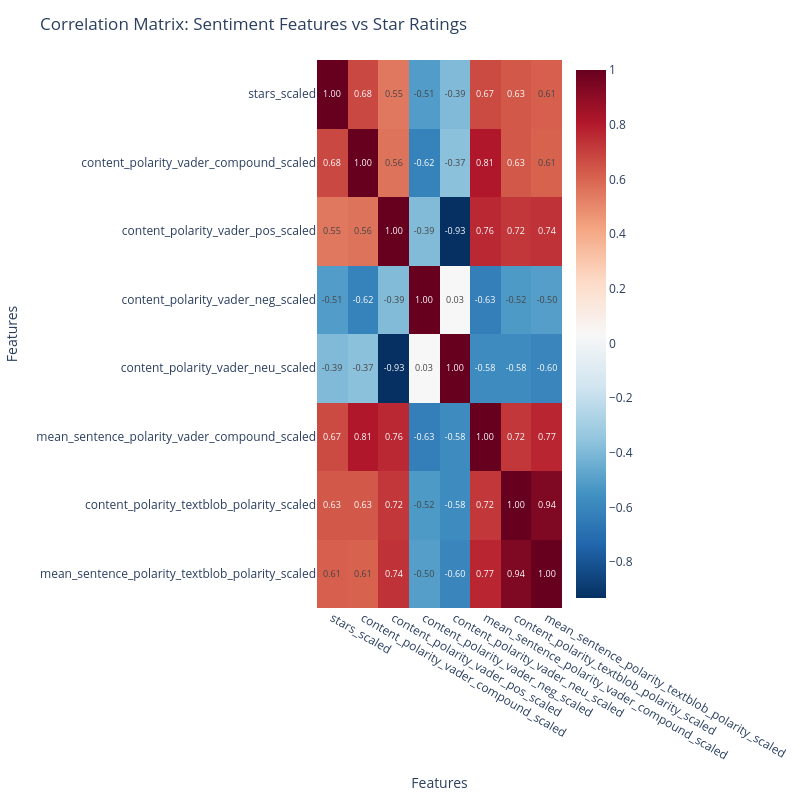

Source (notebook cell):
### Code cell
# Select columns for correlation
corr_cols = [
    "stars_scaled",
    "content_polarity_vader_compound_scaled",
    "content_polarity_vader_pos_scaled",
    "content_polarity_vader_neg_scaled",
    "content_polarity_vader_neu_scaled",
    "mean_sentence_polarity_vader_compound_scaled",
    "content_polarity_textblob_polarity_scaled",
    "mean_sentence_polarity_textblob_polarity_scaled"
]

# Compute correlation matrix
corr_matrix = dataset[corr_cols].corr()

# Convert correlation matrix to long format for Plotly
corr_long = corr_matrix.reset_index().melt(id_vars="index")
corr_long.columns = ["Feature1", "Feature2", "Correlation"]

# Interactive heatmap with Plotly
fig = px.imshow(
    corr_matrix.values,
    x=corr_matrix.columns,
    y=corr_matrix.columns,
    color_continuous_scale="RdBu_r",  # blue = negative, red = positive
    text_auto=".2f",
    aspect="auto"
)

fig.update_layout(
    title="Correlation Matrix: Sentiment Features vs Star Ratings",
    xaxis_title="Features",
    yaxis_title="Features",
    width=800,
    height=800
)

fig.show()

### Figure 1 — Plotly figure (JSON) as saved in the notebook; plotly's stock layout.template omitted (floating-point values rounded to 4 significant figures)
{"data": [{"coloraxis": "coloraxis", "hovertemplate": "x: %{x}<br>y: %{y}<br>color: %{z}<extra></extra>", "name": "0", "texttemplate": "%{z:.2f}", "type": "heatmap", "x": ["stars_scaled", "content_polarity_vader_compound_scaled", "content_polarity_vader_pos_scaled", "content_polarity_vader_neg_scaled", "content_polarity_vader_neu_scaled", "mean_sentence_polarity_vader_compound_scaled", "content_polarity_textblob_polarity_scaled", "mean_sentence_polarity_textblob_polarity_scaled"], "xaxis": "x", "y": ["stars_scaled", "content_polarity_vader_compound_scaled", "content_polarity_vader_pos_scaled", "content_polarity_vader_neg_scaled", "content_polarity_vader_neu_scaled", "mean_sentence_polarity_vader_compound_scaled", "content_polarity_textblob_polarity_scaled", "mean_sentence_polarity_textblob_polarity_scaled"], "yaxis": "y", "z": [[1, 0.677, 0.5483, -0.5107, -0.3949, 0.671, 0.6336, 0.6142], [0.677, 1, 0.5613, -0.6172, -0.3659, 0.8115, 0.6337, 0.6052], [0.5483, 0.5613, 1, -0.3919, -0.9307, 0.7625, 0.721, 0.7385], [-0.5107, -0.6172, -0.3919, 1, 0.03231, -0.6306, -0.5166, -0.5025], [-0.3949, -0.3659, -0.9307, 0.03231, 1, -0.5791, -0.5789, -0.6035], [0.671, 0.8115, 0.7625, -0.6306, -0.5791, 1, 0.7228, 0.7697], [0.6336, 0.6337, 0.721, -0.5166, -0.5789, 0.7228, 1, 0.937], [0.6142, 0.6052, 0.7385, -0.5025, -0.6035, 0.7697, 0.937, 1]]}], "layout": {"coloraxis": {"colorscale": [[0, "rgb(5,48,97)"], [0.1, "rgb(33,102,172)"], [0.2, "rgb(67,147,195)"], [0.3, "rgb(146,197,222)"], [0.4, "rgb(209,229,240)"], [0.5, "rgb(247,247,247)"], [0.6, "rgb(253,219,199)"], [0.7, "rgb(244,165,130)"], [0.8, "rgb(214,96,77)"], [0.9, "rgb(178,24,43)"], [1, "rgb(103,0,31)"]]}, "height": 800, "margin": {"t": 60}, "title": {"text": "Correlation Matrix: Sentiment Features vs Star Ratings"}, "width": 800, "xaxis": {"anchor": "y", "domain": [0, 1], "title": {"text": "Features"}}, "yaxis": {"anchor": "x", "autorange": "reversed", "domain": [0, 1], "title": {"text": "Features"}}}}
